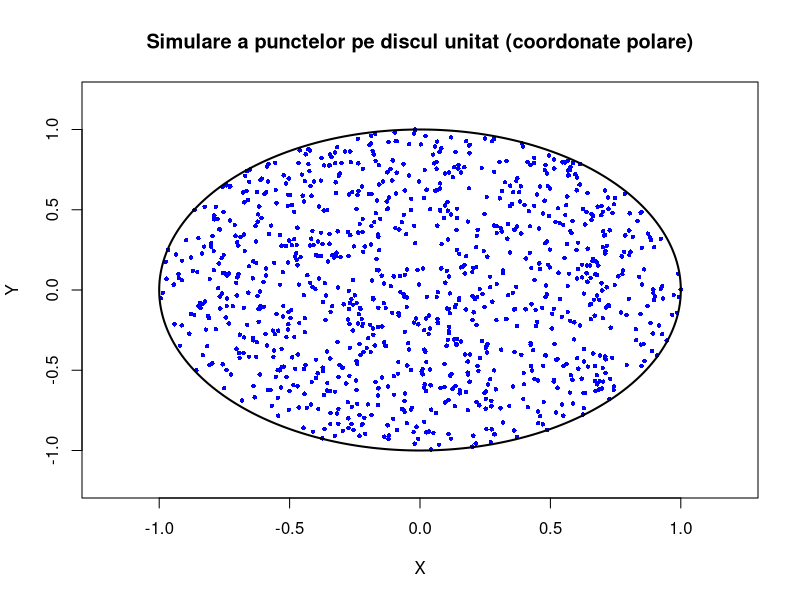

This chart was generated by the following R code:
# Numarul de puncte pe care il vom genera
N <- 1000

# Generam variabilele aleatoare R și θ
set.seed(123) 
theta <- runif(N, 0, 2 * pi) # θ uniform în [0, 2π]
r <- sqrt(runif(N, 0, 1)) # R transformare pentru uniformitate

# Schimbarea la coordonate polare
x <- r * cos(theta)
y <- r * sin(theta)

# Reprezentam grafic punctele
plot(
  x, y, col = "blue", pch = 16, cex = 0.6,
  xlim = c(-1.2, 1.2), ylim = c(-1.2, 1.2),
  xlab = "X", ylab = "Y",
  main = "Simulare a punctelor pe discul unitat (coordonate polare)"
)

# Adaugam conturul cercului
theta_circle <- seq(0, 2 * pi, length.out = 500)
lines(cos(theta_circle), sin(theta_circle), col = "black", lwd = 2)
